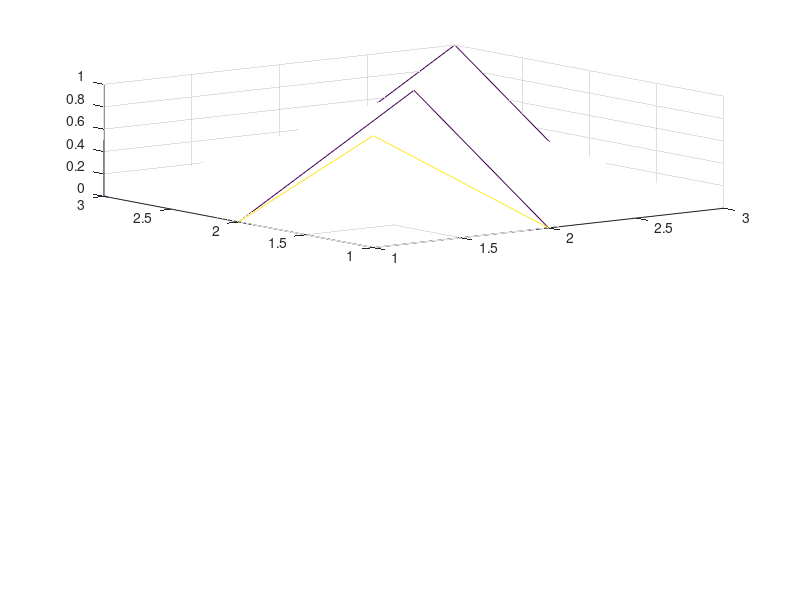

The MATLAB source for this figure: (Note: this script raises an error after producing the figure.)
% dry case
data = [   2.500000       10.00000      0.0000000E+00  0.0000000E+00
   5.000000       10.00000      0.0000000E+00  0.0000000E+00
   7.500000       10.00000      0.0000000E+00  0.0000000E+00
   10.00000       10.00000      0.0000000E+00  0.0000000E+00
   12.50000       10.00000      0.0000000E+00  0.0000000E+00
   15.00000       10.00000      0.0000000E+00  0.0000000E+00
   17.50000       10.00000      0.0000000E+00  0.0000000E+00
   20.00000       10.00000      0.0000000E+00  0.0000000E+00
   22.50000       10.00000      0.0000000E+00  0.0000000E+00
   25.00000       10.00000      0.0000000E+00  0.0000000E+00
   27.50000       10.00000      0.0000000E+00  0.0000000E+00
   30.00000       10.00000      0.0000000E+00  0.0000000E+00
   32.50000       10.00000      0.0000000E+00  0.0000000E+00
   35.00000       10.00000      0.0000000E+00  0.0000000E+00
   37.50000       10.00000      0.0000000E+00  0.0000000E+00
   40.00000       10.00000      0.0000000E+00  0.0000000E+00
   42.50000       10.00000      0.0000000E+00  0.0000000E+00
   45.00000       10.00000      0.0000000E+00  0.0000000E+00
   47.50000       10.00000      0.0000000E+00  0.0000000E+00
   50.00000       10.00000      0.0000000E+00  0.0000000E+00
   52.50000       10.00000      0.0000000E+00  0.0000000E+00
   55.00000       10.00000      0.0000000E+00  0.0000000E+00
   57.50000       10.00000      0.0000000E+00  0.0000000E+00
   60.00000       10.00000      0.0000000E+00  0.0000000E+00
   62.50000       10.00000      0.0000000E+00  0.0000000E+00
   65.00000       10.00000      0.0000000E+00  0.0000000E+00
   67.50000       10.00000      0.0000000E+00  0.0000000E+00
   70.00000       10.00000      0.0000000E+00  0.0000000E+00
   72.50000       10.00000      0.0000000E+00  0.0000000E+00
   75.00000       10.00000      0.0000000E+00  0.0000000E+00
   77.50000       10.00000      0.0000000E+00  0.0000000E+00
   80.00000       10.00000      0.0000000E+00  0.0000000E+00
   82.50000       10.00000      0.0000000E+00  0.0000000E+00
   85.00000       10.00000      0.0000000E+00  0.0000000E+00
   87.50000       10.00000      0.0000000E+00  0.0000000E+00
   90.00000       10.00000      0.0000000E+00  0.0000000E+00
   92.50000       10.00000      0.0000000E+00  0.0000000E+00
   95.00000       10.00000      0.0000000E+00  0.0000000E+00
   97.50000       10.00000      0.0000000E+00  0.0000000E+00
   100.0000       10.00000      0.0000000E+00  0.0000000E+00
   102.5000       10.00000      0.0000000E+00  0.0000000E+00
   105.0000       10.00000      0.0000000E+00  0.0000000E+00
   107.5000       10.00000      0.0000000E+00  0.0000000E+00
   110.0000       10.00000      0.0000000E+00  0.0000000E+00
   112.5000       10.00000      0.0000000E+00  0.0000000E+00
   115.0000       10.00000      0.0000000E+00  0.0000000E+00
   117.5000       10.00000      0.0000000E+00  0.0000000E+00
   120.0000       10.00000      0.0000000E+00  0.0000000E+00
   122.5000       10.00000      0.0000000E+00  0.0000000E+00
   125.0000       10.00000      0.0000000E+00  0.0000000E+00
   127.5000       10.00000      0.0000000E+00  0.0000000E+00
   130.0000       10.00000      0.0000000E+00  0.0000000E+00
   132.5000       10.00000      0.0000000E+00  0.0000000E+00
   135.0000       10.00000      0.0000000E+00  0.0000000E+00
   137.5000       10.00000      0.0000000E+00  0.0000000E+00
   140.0000       10.00000      0.0000000E+00  0.0000000E+00
   142.5000       10.00000      0.0000000E+00  0.0000000E+00
   145.0000       10.00000      0.0000000E+00  0.0000000E+00
   147.5000       10.00000      0.0000000E+00  0.0000000E+00
   150.0000       10.00000      0.0000000E+00  0.0000000E+00
   152.5000       10.00000      0.0000000E+00  0.0000000E+00
   155.0000       10.00000      0.0000000E+00  0.0000000E+00
   157.5000       10.00000      0.0000000E+00  0.0000000E+00
   160.0000       10.00000      0.0000000E+00  0.0000000E+00
   162.5000       10.00000      0.0000000E+00  0.0000000E+00
   165.0000       10.00000      0.0000000E+00  0.0000000E+00
   167.5000       10.00000      0.0000000E+00  0.0000000E+00
   170.0000       10.00000      0.0000000E+00  0.0000000E+00
   172.5000       10.00000      0.0000000E+00  0.0000000E+00
   175.0000       10.00000      0.0000000E+00  0.0000000E+00
   177.5000       10.00000      0.0000000E+00  0.0000000E+00
   180.0000       10.00000      0.0000000E+00  0.0000000E+00
   182.5000       10.00000      0.0000000E+00  0.0000000E+00
   185.0000       10.00000      0.0000000E+00  0.0000000E+00
   187.5000       10.00000      0.0000000E+00  0.0000000E+00
   190.0000       10.00000      0.0000000E+00  0.0000000E+00
   192.5000       10.00000      0.0000000E+00  0.0000000E+00
   195.0000       10.00000      0.0000000E+00  0.0000000E+00
   197.5000       10.00000      0.0000000E+00  0.0000000E+00
   200.0000       10.00000      0.0000000E+00  0.0000000E+00
   202.5000       10.00000      0.0000000E+00  0.0000000E+00
   205.0000       10.00000      0.0000000E+00  0.0000000E+00
   207.5000       10.00000      0.0000000E+00  0.0000000E+00
   210.0000       10.00000      0.0000000E+00  0.0000000E+00
   212.5000       10.00000      0.0000000E+00  0.0000000E+00
   215.0000       10.00000      0.0000000E+00  0.0000000E+00
   217.5000       10.00000      0.0000000E+00  0.0000000E+00
   220.0000       10.00000      0.0000000E+00  0.0000000E+00
   222.5000       10.00000      0.0000000E+00  0.0000000E+00
   225.0000       10.00000      0.0000000E+00  0.0000000E+00
   227.5000       10.00000      0.0000000E+00  0.0000000E+00
   230.0000       10.00000      0.0000000E+00  0.0000000E+00
   232.5000       10.00000      0.0000000E+00  0.0000000E+00
   235.0000       10.00000      0.0000000E+00  0.0000000E+00
   237.5000       10.00000      0.0000000E+00  0.0000000E+00
   240.0000       10.00000      0.0000000E+00  0.0000000E+00
   242.5000       10.00000      0.0000000E+00  0.0000000E+00
   245.0000       10.00000      0.0000000E+00  0.0000000E+00
   247.5000       10.00000      0.0000000E+00  0.0000000E+00
   250.0000       10.00000      0.0000000E+00  0.0000000E+00
   252.5000       10.00000      0.0000000E+00  0.0000000E+00
   255.0000       10.00000      0.0000000E+00  0.0000000E+00
   257.5000       10.00000      0.0000000E+00  0.0000000E+00
   260.0000       10.00000      0.0000000E+00  0.0000000E+00
   262.5000       10.00000      0.0000000E+00  0.0000000E+00
   265.0000       10.00000      0.0000000E+00  0.0000000E+00
   267.5000       10.00000      0.0000000E+00  0.0000000E+00
   270.0000       10.00000      0.0000000E+00  0.0000000E+00
   272.5000       10.00000      0.0000000E+00  0.0000000E+00
   275.0000       10.00000      0.0000000E+00  0.0000000E+00
   277.5000       10.00000      0.0000000E+00  0.0000000E+00
   280.0000       10.00000      0.0000000E+00  0.0000000E+00
   282.5000       10.00000      0.0000000E+00  0.0000000E+00
   285.0000       10.00000      0.0000000E+00  0.0000000E+00
   287.5000       10.00000      0.0000000E+00  0.0000000E+00
   290.0000       10.00000      0.0000000E+00  0.0000000E+00
   292.5000       10.00000      0.0000000E+00  0.0000000E+00
   295.0000       10.00000      0.0000000E+00  0.0000000E+00
   297.5000       10.00000      0.0000000E+00  0.0000000E+00
   300.0000       10.00000      0.0000000E+00  0.0000000E+00
   302.5000       9.983509      1.6330717E-02  0.1630379    
   305.0000       9.899575      9.9664047E-02  0.9866318    
   307.5000       9.815999      0.1829974       1.796302    
   310.0000       9.732774      0.2663307       2.592136    
   312.5000       9.649903      0.3496640       3.374224    
   315.0000       9.567389      0.4329973       4.142654    
   317.5000       9.485228      0.5163307       4.897514    
   320.0000       9.403419      0.5996640       5.638893    
   322.5000       9.321968      0.6829973       6.366879    
   325.0000       9.240870      0.7663307       7.081562    
   327.5000       9.160125      0.8496640       7.783028    
   330.0000       9.079736      0.9329973       8.471370    
   332.5000       8.999701       1.016331       9.146671    
   335.0000       8.920018       1.099664       9.809023    
   337.5000       8.840693       1.182997       10.45852    
   340.0000       8.761722       1.266330       11.09523    
   342.5000       8.683103       1.349664       11.71927    
   345.0000       8.604838       1.432997       12.33071    
   347.5000       8.526930       1.516330       12.92964    
   350.0000       8.449374       1.599664       13.51616    
   352.5000       8.372172       1.682997       14.09034    
   355.0000       8.295327       1.766330       14.65229    
   357.5000       8.218834       1.849664       15.20208    
   360.0000       8.142695       1.932997       15.73981    
   362.5000       8.066914       2.016330       16.26556    
   365.0000       7.991483       2.099663       16.77942    
   367.5000       7.916407       2.182997       17.28149    
   370.0000       7.841688       2.266330       17.77185    
   372.5000       7.767321       2.349663       18.25059    
   375.0000       7.693308       2.432997       18.71779    
   377.5000       7.619651       2.516330       19.17356    
   380.0000       7.546347       2.599663       19.61796    
   382.5000       7.473397       2.682997       20.05110    
   385.0000       7.400804       2.766330       20.47307    
   387.5000       7.328562       2.849663       20.88394    
   390.0000       7.256676       2.932997       21.28381    
   392.5000       7.185144       3.016330       21.67277    
   395.0000       7.113966       3.099663       22.05090    
   397.5000       7.043143       3.182997       22.41830    
   400.0000       6.972674       3.266330       22.77506    
   402.5000       6.902559       3.349663       23.12125    
   405.0000       6.832798       3.432997       23.45697    
   407.5000       6.763393       3.516330       23.78232    
   410.0000       6.694341       3.599663       24.09737    
   412.5000       6.625643       3.682997       24.40222    
   415.0000       6.557301       3.766330       24.69696    
   417.5000       6.489311       3.849663       24.98166    
   420.0000       6.421677       3.932997       25.25643    
   422.5000       6.354397       4.016330       25.52135    
   425.0000       6.287470       4.099663       25.77651    
   427.5000       6.220899       4.182996       26.02200    
   430.0000       6.154682       4.266330       26.25790    
   432.5000       6.088818       4.349663       26.48431    
   435.0000       6.023310       4.432996       26.70131    
   437.5000       5.958155       4.516330       26.90899    
   440.0000       5.893355       4.599663       27.10745    
   442.5000       5.828909       4.682996       27.29676    
   445.0000       5.764818       4.766330       27.47702    
   447.5000       5.701080       4.849663       27.64832    
   450.0000       5.637698       4.932996       27.81074    
   452.5000       5.574669       5.016330       27.96438    
   455.0000       5.511994       5.099663       28.10932    
   457.5000       5.449675       5.182996       28.24564    
   460.0000       5.387709       5.266330       28.37345    
   462.5000       5.326097       5.349663       28.49282    
   465.0000       5.264841       5.432996       28.60386    
   467.5000       5.203938       5.516330       28.70664    
   470.0000       5.143389       5.599663       28.80125    
   472.5000       5.083195       5.682996       28.88778    
   475.0000       5.023355       5.766330       28.96632    
   477.5000       4.963870       5.849663       29.03697    
   480.0000       4.904738       5.932996       29.09979    
   482.5000       4.845962       6.016330       29.15491    
   485.0000       4.787539       6.099663       29.20238    
   487.5000       4.729471       6.182996       29.24230    
   490.0000       4.671757       6.266330       29.27477    
   492.5000       4.614397       6.349663       29.29987    
   495.0000       4.557392       6.432996       29.31768    
   497.5000       4.500741       6.516330       29.32831    
   500.0000       4.444444       6.599663       29.33183    
   502.5000       4.388502       6.682996       29.32834    
   505.0000       4.332914       6.766330       29.31792    
   507.5000       4.277680       6.849663       29.30067    
   510.0000       4.222800       6.932996       29.27666    
   512.5000       4.168275       7.016330       29.24599    
   515.0000       4.114104       7.099663       29.20875    
   517.5000       4.060287       7.182996       29.16503    
   520.0000       4.006825       7.266330       29.11492    
   522.5000       3.953718       7.349663       29.05849    
   525.0000       3.900964       7.432996       28.99585    
   527.5000       3.848565       7.516330       28.92708    
   530.0000       3.796520       7.599663       28.85227    
   532.5000       3.744828       7.682996       28.77150    
   535.0000       3.693492       7.766330       28.68488    
   537.5000       3.642510       7.849663       28.59248    
   540.0000       3.591882       7.932996       28.49439    
   542.5000       3.541609       8.016330       28.39071    
   545.0000       3.491690       8.099663       28.28151    
   547.5000       3.442125       8.182996       28.16689    
   550.0000       3.392915       8.266330       28.04695    
   552.5000       3.344058       8.349663       27.92176    
   555.0000       3.295556       8.432996       27.79141    
   557.5000       3.247408       8.516330       27.65600    
   560.0000       3.199615       8.599663       27.51561    
   562.5000       3.152176       8.682996       27.37033    
   565.0000       3.105091       8.766330       27.22025    
   567.5000       3.058361       8.849663       27.06546    
   570.0000       3.011985       8.932996       26.90605    
   572.5000       2.965963       9.016330       26.74210    
   575.0000       2.920296       9.099663       26.57371    
   577.5000       2.874982       9.182996       26.40095    
   580.0000       2.830024       9.266330       26.22393    
   582.5000       2.785419       9.349662       26.04273    
   585.0000       2.741168       9.432996       25.85743    
   587.5000       2.697273       9.516329       25.66813    
   590.0000       2.653731       9.599662       25.47492    
   592.5000       2.610543       9.682996       25.27788    
   595.0000       2.567711       9.766329       25.07711    
   597.5000       2.525232       9.849662       24.87268    
   600.0000       2.483107       9.932996       24.66469    
   602.5000       2.441337       10.01633       24.45324    
   605.0000       2.399922       10.09966       24.23840    
   607.5000       2.358860       10.18300       24.02026    
   610.0000       2.318153       10.26633       23.79892    
   612.5000       2.277800       10.34966       23.57446    
   615.0000       2.237802       10.43300       23.34697    
   617.5000       2.198158       10.51633       23.11655    
   620.0000       2.158868       10.59966       22.88327    
   622.5000       2.119932       10.68300       22.64722    
   625.0000       2.081351       10.76633       22.40850    
   627.5000       2.043124       10.84966       22.16720    
   630.0000       2.005251       10.93300       21.92340    
   632.5000       1.967732       11.01633       21.67719    
   635.0000       1.930569       11.09966       21.42866    
   637.5000       1.893758       11.18300       21.17789    
   640.0000       1.857303       11.26633       20.92499    
   642.5000       1.821202       11.34966       20.67003    
   645.0000       1.785455       11.43300       20.41310    
   647.5000       1.750062       11.51633       20.15429    
   650.0000       1.715024       11.59966       19.89370    
   652.5000       1.680340       11.68300       19.63141    
   655.0000       1.646011       11.76633       19.36750    
   657.5000       1.612036       11.84966       19.10208    
   660.0000       1.578415       11.93300       18.83521    
   662.5000       1.545148       12.01633       18.56701    
   665.0000       1.512236       12.09966       18.29754    
   667.5000       1.479678       12.18300       18.02691    
   670.0000       1.447474       12.26633       17.75519    
   672.5000       1.415624       12.34966       17.48248    
   675.0000       1.384129       12.43300       17.20887    
   677.5000       1.352988       12.51633       16.93445    
   680.0000       1.322202       12.59966       16.65930    
   682.5000       1.291770       12.68300       16.38351    
   685.0000       1.261692       12.76633       16.10717    
   687.5000       1.231968       12.84966       15.83037    
   690.0000       1.202599       12.93300       15.55320    
   692.5000       1.173584       13.01633       15.27575    
   695.0000       1.144923       13.09966       14.99811    
   697.5000       1.116617       13.18300       14.72036    
   700.0000       1.088665       13.26633       14.44258    
   702.5000       1.061067       13.34966       14.16488    
   705.0000       1.033823       13.43299       13.88735    
   707.5000       1.006934       13.51633       13.61005    
   710.0000      0.9803994       13.59966       13.33310    
   712.5000      0.9542190       13.68299       13.05657    
   715.0000      0.9283927       13.76633       12.78056    
   717.5000      0.9029208       13.84966       12.50515    
   720.0000      0.8778032       13.93299       12.23043    
   722.5000      0.8530399       14.01633       11.95649    
   725.0000      0.8286308       14.09966       11.68341    
   727.5000      0.8045763       14.18299       11.41130    
   730.0000      0.7808759       14.26633       11.14023    
   732.5000      0.7575297       14.34966       10.87030    
   735.0000      0.7345381       14.43299       10.60158    
   737.5000      0.7119006       14.51633       10.33418    
   740.0000      0.6896174       14.59966       10.06818    
   742.5000      0.6676887       14.68299       9.803669    
   745.0000      0.6461141       14.76633       9.540732    
   747.5000      0.6248938       14.84966       9.279462    
   750.0000      0.6040280       14.93299       9.019947    
   752.5000      0.5835164       15.01633       8.762275    
   755.0000      0.5633590       15.09966       8.506531    
   757.5000      0.5435562       15.18299       8.252810    
   760.0000      0.5241075       15.26633       8.001197    
   762.5000      0.5050130       15.34966       7.751780    
   765.0000      0.4862731       15.43299       7.504650    
   767.5000      0.4678873       15.51633       7.259893    
   770.0000      0.4498558       15.59966       7.017599    
   772.5000      0.4321787       15.68299       6.777857    
   775.0000      0.4148559       15.76633       6.540754    
   777.5000      0.3978874       15.84966       6.306380    
   780.0000      0.3812732       15.93299       6.074824    
   782.5000      0.3650133       16.01633       5.846173    
   785.0000      0.3491077       16.09966       5.620516    
   787.5000      0.3335565       16.18299       5.397943    
   790.0000      0.3183595       16.26633       5.178540    
   792.5000      0.3035168       16.34966       4.962397    
   795.0000      0.2890285       16.43299       4.749603    
   797.5000      0.2748944       16.51633       4.540247    
   800.0000      0.2611147       16.59966       4.334415    
   802.5000      0.2476892       16.68299       4.132198    
   805.0000      0.2346181       16.76633       3.933685    
   807.5000      0.2219013       16.84966       3.738962    
   810.0000      0.2095388       16.93299       3.548120    
   812.5000      0.1975306       17.01633       3.361246    
   815.0000      0.1858767       17.09966       3.178429    
   817.5000      0.1745772       17.18299       2.999758    
   820.0000      0.1636319       17.26633       2.825322    
   822.5000      0.1530410       17.34966       2.655210    
   825.0000      0.1428044       17.43299       2.489508    
   827.5000      0.1329220       17.51633       2.328305    
   830.0000      0.1233940       17.59966       2.171692    
   832.5000      0.1142203       17.68299       2.019756    
   835.0000      0.1054008       17.76633       1.872585    
   837.5000      9.6935704E-02   17.84966       1.730269    
   840.0000      8.8824905E-02   17.93299       1.592897    
   842.5000      8.1068411E-02   18.01633       1.460555    
   845.0000      7.3666215E-02   18.09966       1.333333    
   847.5000      6.6618338E-02   18.18299       1.211321    
   850.0000      5.9924766E-02   18.26633       1.094605    
   852.5000      5.3585507E-02   18.34966      0.9832759    
   855.0000      4.7600552E-02   18.43299      0.8774207    
   857.5000      4.1969899E-02   18.51633      0.7771285    
   860.0000      3.6693566E-02   18.59966      0.6824879    
   862.5000      3.1771537E-02   18.68299      0.5935875    
   865.0000      2.7203813E-02   18.76633      0.5105157    
   867.5000      2.2990404E-02   18.84966      0.4333613    
   870.0000      1.9131297E-02   18.93299      0.3622127    
   872.5000      1.5626501E-02   19.01633      0.2971587    
   875.0000      1.2476014E-02   19.09966      0.2382876    
   877.5000      9.6798353E-03   19.18299      0.1856882    
   880.0000      7.2379634E-03   19.26633      0.1394490    
   882.5000      5.1504010E-03   19.34966      9.9658512E-02
   885.0000      3.4171469E-03   19.43299      6.6405401E-02
   887.5000      2.0382009E-03   19.51633      3.9778199E-02
   890.0000      1.0135635E-03   19.59966      1.9865500E-02
   892.5000      3.4323434E-04   19.68299      6.7558796E-03
   895.0000      2.7213502E-05   19.76633      5.3791102E-04
   897.5000      1.0000000E-12  0.0000000E+00  0.0000000E+00
   900.0000      1.0000000E-12  0.0000000E+00  0.0000000E+00
   902.5000      1.0000000E-12  0.0000000E+00  0.0000000E+00
   905.0000      1.0000000E-12  0.0000000E+00  0.0000000E+00
   907.5000      1.0000000E-12  0.0000000E+00  0.0000000E+00
   910.0000      1.0000000E-12  0.0000000E+00  0.0000000E+00
   912.5000      1.0000000E-12  0.0000000E+00  0.0000000E+00
   915.0000      1.0000000E-12  0.0000000E+00  0.0000000E+00
   917.5000      1.0000000E-12  0.0000000E+00  0.0000000E+00
   920.0000      1.0000000E-12  0.0000000E+00  0.0000000E+00
   922.5000      1.0000000E-12  0.0000000E+00  0.0000000E+00
   925.0000      1.0000000E-12  0.0000000E+00  0.0000000E+00
   927.5000      1.0000000E-12  0.0000000E+00  0.0000000E+00
   930.0000      1.0000000E-12  0.0000000E+00  0.0000000E+00
   932.5000      1.0000000E-12  0.0000000E+00  0.0000000E+00
   935.0000      1.0000000E-12  0.0000000E+00  0.0000000E+00
   937.5000      1.0000000E-12  0.0000000E+00  0.0000000E+00
   940.0000      1.0000000E-12  0.0000000E+00  0.0000000E+00
   942.5000      1.0000000E-12  0.0000000E+00  0.0000000E+00
   945.0000      1.0000000E-12  0.0000000E+00  0.0000000E+00
   947.5000      1.0000000E-12  0.0000000E+00  0.0000000E+00
   950.0000      1.0000000E-12  0.0000000E+00  0.0000000E+00
   952.5000      1.0000000E-12  0.0000000E+00  0.0000000E+00
   955.0000      1.0000000E-12  0.0000000E+00  0.0000000E+00
   957.5000      1.0000000E-12  0.0000000E+00  0.0000000E+00
   960.0000      1.0000000E-12  0.0000000E+00  0.0000000E+00
   962.5000      1.0000000E-12  0.0000000E+00  0.0000000E+00
   965.0000      1.0000000E-12  0.0000000E+00  0.0000000E+00
   967.5000      1.0000000E-12  0.0000000E+00  0.0000000E+00
   970.0000      1.0000000E-12  0.0000000E+00  0.0000000E+00
   972.5000      1.0000000E-12  0.0000000E+00  0.0000000E+00
   975.0000      1.0000000E-12  0.0000000E+00  0.0000000E+00
   977.5000      1.0000000E-12  0.0000000E+00  0.0000000E+00
   980.0000      1.0000000E-12  0.0000000E+00  0.0000000E+00
   982.5000      1.0000000E-12  0.0000000E+00  0.0000000E+00
   985.0000      1.0000000E-12  0.0000000E+00  0.0000000E+00
   987.5000      1.0000000E-12  0.0000000E+00  0.0000000E+00
   990.0000      1.0000000E-12  0.0000000E+00  0.0000000E+00
   992.5000      1.0000000E-12  0.0000000E+00  0.0000000E+00
   995.0000      1.0000000E-12  0.0000000E+00  0.0000000E+00
   997.5000      1.0000000E-12  0.0000000E+00  0.0000000E+00
   1000.000      1.0000000E-12  0.0000000E+00  0.0000000E+00
];

figure
subplot(2,1,1)
plot(mesh.x(:), h(:), 'b.-')
hold on
plot(data(:,1), data(:,2), 'k');
legend('DGM', 'Exact')
title('water depth')

subplot(2,1,2)
plot(mesh.x(:), q(:), 'r.')
hold on
plot(data(:,1), data(:,4), 'k');
legend('DGM', 'Exact')
title('flux')